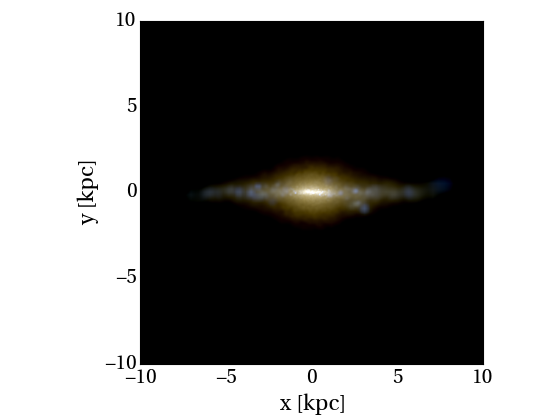

Python code for this plot:
import pynbody
import matplotlib.pylab as plt

# load the snapshot and set to physical units
s = pynbody.load('testdata/g15784.lr.01024.gz')
s.physical_units()

# load the halos
h = s.halos()

# center on the largest halo and align the disk
pynbody.analysis.angmom.sideon(h[1])

#create an image using the default bands (i, v, u)
pynbody.plot.stars.render(s,width='20 kpc')
